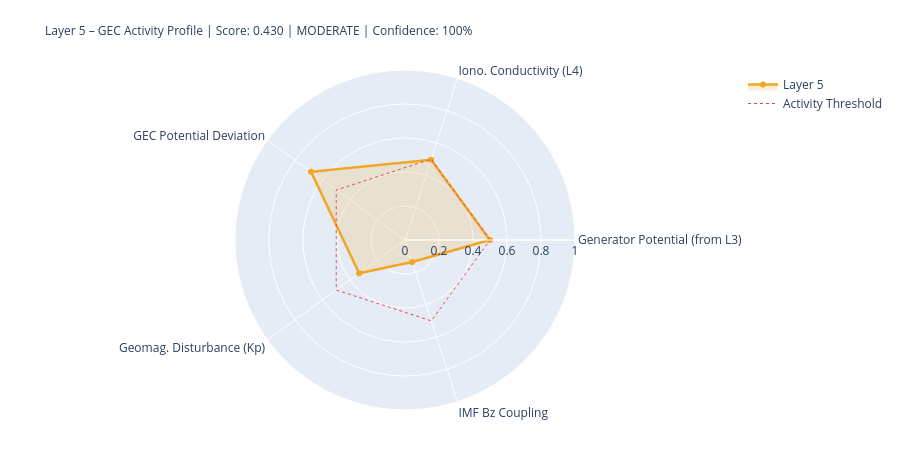

The code cell stored with this chart in its notebook:
### Markdown cell above
---
## 5. State Assessment & Handoff to Layer 6

### Code cell
# ============================================================
# LAYER-5-SCORE
# ============================================================

# Components
# 1) Generator activity (Layer-3-driven)
gen_score = norm(generator_strength, 0.3, 2.0)
gen_src   = 'from_layer3' if l3_thunder_score is not None else 'estimated'

# 2) Ionospheric conductivity (Layer-4-driven)
iono_score = norm(iono_cond_factor, 0.7, 1.4)
iono_src   = 'from_layer4' if l4_ioniz is not None else 'estimated'

# 3) GEC potential deviation from reference
pot_score = norm(abs(delta_V_pct), 0, 30)  # 0 = at reference, 1 = 30% deviation
pot_src   = 'derived'

# 4) Geomagnetic disturbance (Kp) – modulates vertical currents
kp_score = norm(kp_val, 0, 9)
kp_src   = 'primary' if kp_now is not None else 'from_layer4'

# 5) IMF Bz coupling (southward = stronger M-I coupling → GEC influence)
bz_score = norm(-(bz_now or 0), -5, 30) if bz_now is not None else None
bz_src   = 'primary' if bz_now is not None else 'missing'

COMPONENTS = {
    'Generator Potential (from L3)':  {'score': gen_score,   'source': 'derived_from_layer3', 'dynamic': True},
    'Iono. Conductivity (L4)':      {'score': iono_score,  'source': iono_src, 'dynamic': True},
    'GEC Potential Deviation':      {'score': pot_score,   'source': pot_src,  'dynamic': True},
    'Geomag. Disturbance (Kp)':         {'score': kp_score,    'source': kp_src,   'dynamic': True},
    'IMF Bz Coupling':               {'score': bz_score,    'source': bz_src,   'dynamic': True},
}

available   = {k: v['score'] for k, v in COMPONENTS.items() if v['score'] is not None}
unavailable = [k for k, v in COMPONENTS.items() if v['score'] is None]
layer5_score = round(sum(available.values()) / len(available), 4) if available else None
confidence   = round(len(available) / len(COMPONENTS), 2)
level = ('unknown' if layer5_score is None
         else 'quiet'   if layer5_score < 0.3
         else 'moderate' if layer5_score < 0.6
         else 'active')
dominant_l5 = max(available, key=available.get) if available else 'none'

# Kp consistency: separate 1-min raw value from score value
kp_1m_raw   = kp_now          # directly from API (can be 0.0 during live measurement)
kp_for_score = kp_val          # from Layer-0 context or estimated value if needed
kp_score_src = kp_src

W = 68
print('=' * W)
print('LAYER 5 – GLOBAL ELECTRIC CIRCUIT – STATE ASSESSMENT')
print('=' * W)
for name, comp in COMPONENTS.items():
    s = comp['score']
    if s is not None:
        bar = '█' * int(s*20) + '░' * (20-int(s*20))
        print(f'  {name:<34} {bar}  {s:.3f}  [{comp["source"]}]')
    else:
        print(f'  {name:<34} {"─"*20}  n/a   [missing]')
print('-' * W)
print(f'  Score:         {layer5_score:.3f}  ({len(available)}/{len(COMPONENTS)} components)')
print(f'  Confidence:    {confidence:.0%}')
print(f'  Level:         {level.upper()}')
print(f'  Dominant:      {dominant_l5}')
print(f'  V_iono:        {V_iono_mod:.1f} kV  (Δ {delta_V_pct:+.1f}% vs. Ref)')
print(f'  I_total:       {I_total_mod:.1f} A   (Δ {delta_I_pct:+.1f}% vs. Ref)')
print('=' * W)

# Radar
cats   = list(available.keys())
vals_r = list(available.values())
if len(cats) >= 3:
    fig = go.Figure()
    fig.add_trace(go.Scatterpolar(
        r=vals_r + [vals_r[0]], theta=cats + [cats[0]],
        fill='toself', fillcolor='rgba(242,166,35,0.18)',
        line=dict(color='#F2A623', width=2.5), name='Layer 5'
    ))
    fig.add_trace(go.Scatterpolar(
        r=[0.5]*(len(cats)+1), theta=cats+[cats[0]],
        line=dict(color='#E24B4A', dash='dot', width=1),
        mode='lines', name='Activity Threshold'
    ))
    fig.update_layout(
        title=dict(
            text=f'Layer 5 – GEC Activity Profile | Score: {layer5_score:.3f} | {level.upper()} | Confidence: {confidence:.0%}',
            font=dict(size=12)
        ),
        polar=dict(radialaxis=dict(visible=True, range=[0,1])),
        height=450, showlegend=True,
        margin=dict(l=80, r=80, t=70, b=40)
    )
    fig.show()

### Figure 1 — Plotly figure (JSON) as saved in the notebook; plotly's stock layout.template omitted (floating-point values rounded to 4 significant figures)
{"data": [{"fill": "toself", "fillcolor": "rgba(242,166,35,0.18)", "line": {"color": "#F2A623", "width": 2.5}, "name": "Layer 5", "r": [0.5, 0.4963, 0.6833, 0.3333, 0.1363, 0.5], "theta": ["Generator Potential (from L3)", "Iono. Conductivity (L4)", "GEC Potential Deviation", "Geomag. Disturbance (Kp)", "IMF Bz Coupling", "Generator Potential (from L3)"], "type": "scatterpolar"}, {"line": {"color": "#E24B4A", "dash": "dot", "width": 1}, "mode": "lines", "name": "Activity Threshold", "r": [0.5, 0.5, 0.5, 0.5, 0.5, 0.5], "theta": ["Generator Potential (from L3)", "Iono. Conductivity (L4)", "GEC Potential Deviation", "Geomag. Disturbance (Kp)", "IMF Bz Coupling", "Generator Potential (from L3)"], "type": "scatterpolar"}], "layout": {"height": 450, "margin": {"b": 40, "l": 80, "r": 80, "t": 70}, "polar": {"radialaxis": {"range": [0, 1], "visible": true}}, "showlegend": true, "title": {"font": {"size": 12}, "text": "Layer 5 – GEC Activity Profile | Score: 0.430 | MODERATE | Confidence: 100%"}}}
